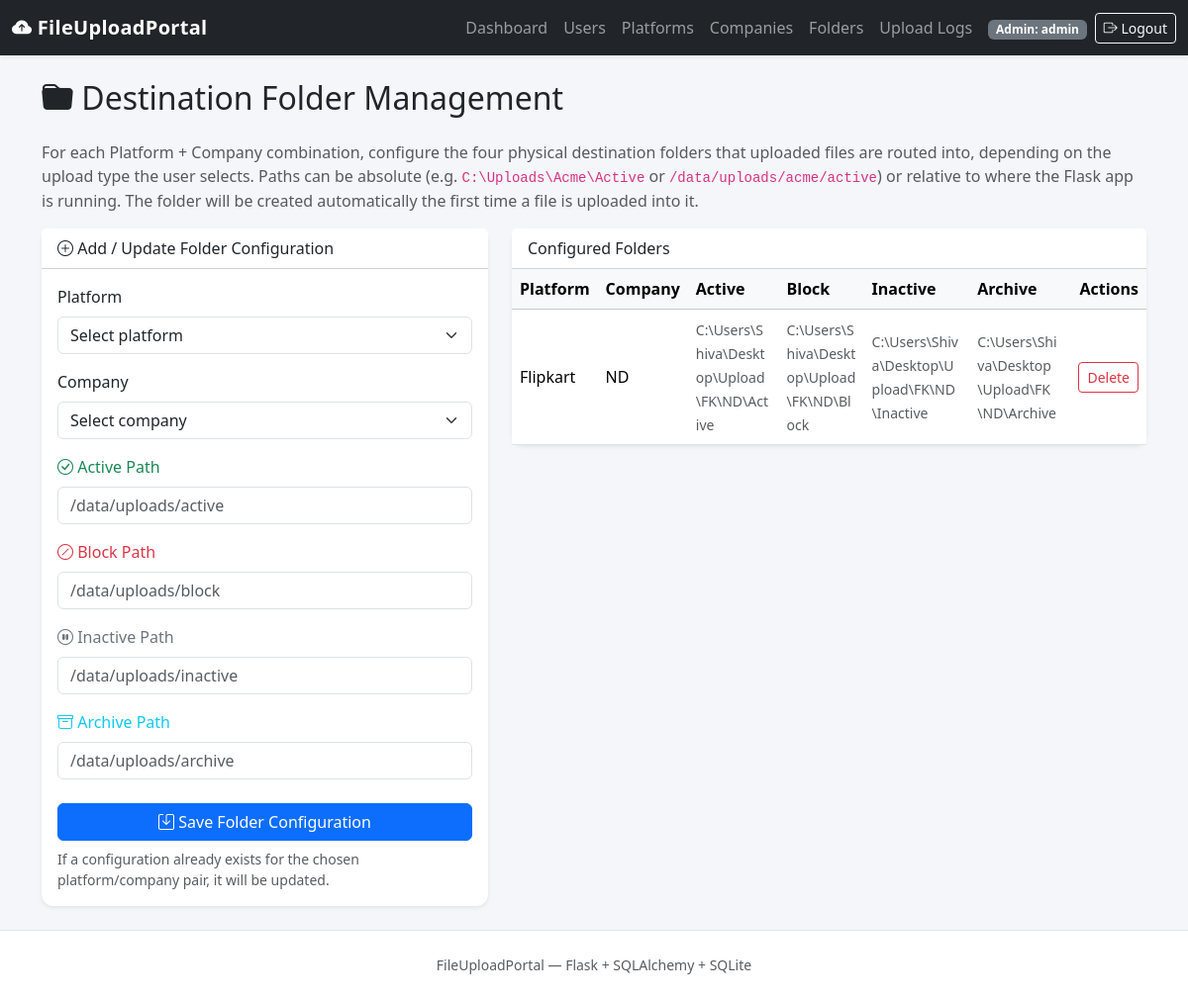
Screenshot of /admin/folders (signed in) with the database file from the repository.
### app/models.py (models this page shows, shortened)
class FolderPath(db.Model):
    __tablename__ = "folder_paths"
    id = db.Column(db.Integer, primary_key=True)
    platform_id = db.Column(db.Integer, db.ForeignKey("platforms.id"), nullable=False)
    company_id = db.Column(db.Integer, db.ForeignKey("companies.id"), nullable=False)
    active_path = db.Column(db.String(500), nullable=False)
    block_path = db.Column(db.String(500), nullable=False)
    inactive_path = db.Column(db.String(500), nullable=False)
    archive_path = db.Column(db.String(500), nullable=False)
    __table_args__ = (
        db.UniqueConstraint("platform_id", "company_id", name="uix_platform_company"),
    )

class Platform(db.Model):
    __tablename__ = "platforms"
    id = db.Column(db.Integer, primary_key=True)
    name = db.Column(db.String(120), unique=True, nullable=False, index=True)
    created_at = db.Column(db.DateTime, default=datetime.utcnow, nullable=False)
    folder_paths = db.relationship(
        "FolderPath", backref="platform", lazy=True, cascade="all, delete-orphan"
    )

class Company(db.Model):
    __tablename__ = "companies"
    id = db.Column(db.Integer, primary_key=True)
    name = db.Column(db.String(120), unique=True, nullable=False, index=True)
    created_at = db.Column(db.DateTime, default=datetime.utcnow, nullable=False)
    folder_paths = db.relationship(
        "FolderPath", backref="company", lazy=True, cascade="all, delete-orphan"
    )

### app/admin/routes.py (the view, shortened to what this page needs)
@admin_bp.route("/folders", methods=["GET", "POST"])
@admin_required
def folders():
    all_folders = FolderPath.query.all()
    all_platforms = Platform.query.order_by(Platform.name).all()
    all_companies = Company.query.order_by(Company.name).all()
    return render_template(
        "admin/folders.html",
        folders=all_folders,
        platforms=all_platforms,
        companies=all_companies,
    )

### app/utils.py (called while the page is built)
def admin_required(view_func):
    @wraps(view_func)
    def wrapped_view(*args, **kwargs):
        if "admin_id" not in session:
            flash("Please log in as an administrator to continue.", "warning")
            return redirect(url_for("auth.admin_login"))
        return view_func(*args, **kwargs)
    return wrapped_view

### app/templates/admin/folders.html (shortened to what this page needs)
{% extends "base.html" %}
{% block content %}
<h2 class="mb-4"><i class="bi bi-folder-fill"></i> Destination Folder Management</h2>
<p class="text-muted">
    For each Platform + Company combination, configure the four physical
    destination folders that uploaded files are routed into, depending on
    the upload type the user selects. Paths can be absolute (e.g.
    <code>C:\Uploads\Acme\Active</code> or <code>/data/uploads/acme/active</code>)
    or relative to where the Flask app is running. The folder will be
    created automatically the first time a file is uploaded into it.
</p>
<div class="row g-4">
    <div class="col-lg-5">
        <div class="card shadow-sm border-0">
            <div class="card-header bg-white">
                <i class="bi bi-plus-circle"></i> Add / Update Folder Configuration
            </div>
            <div class="card-body">
                {% if not platforms or not companies %}
                    <div class="alert alert-warning mb-0">
                        Please create at least one <a href="{{ url_for('admin.platforms') }}">platform</a>
                        and one <a href="{{ url_for('admin.companies') }}">company</a> before configuring folders.
                    </div>
                {% else %}
                <form method="POST" action="{{ url_for('admin.folders') }}">
                    <div class="mb-3">
                        <label class="form-label">Platform</label>
                        <select name="platform_id" class="form-select" required>
                            <option value="" disabled selected>Select platform</option>
                        </select>
                    </div>
                    <div class="mb-3">
                        <label class="form-label">Company</label>
                        <select name="company_id" class="form-select" required>
                            <option value="" disabled selected>Select company</option>
                        </select>
                    </div>
                    <div class="mb-3">
                        <label class="form-label text-success"><i class="bi bi-check-circle"></i> Active Path</label>
                        <input type="text" name="active_path" class="form-control" placeholder="/data/uploads/active" required>
                    </div>
                    <div class="mb-3">
                        <label class="form-label text-danger"><i class="bi bi-slash-circle"></i> Block Path</label>
                        <input type="text" name="block_path" class="form-control" placeholder="/data/uploads/block" required>
                    </div>
                    <div class="mb-3">
                        <label class="form-label text-secondary"><i class="bi bi-pause-circle"></i> Inactive Path</label>
                        <input type="text" name="inactive_path" class="form-control" placeholder="/data/uploads/inactive" required>
                    </div>
                    <div class="mb-4">
                        <label class="form-label text-info"><i class="bi bi-archive"></i> Archive Path</label>
                        <input type="text" name="archive_path" class="form-control" placeholder="/data/uploads/archive" required>
                    </div>
                    <button type="submit" class="btn btn-primary w-100">
                        <i class="bi bi-save"></i> Save Folder Configuration
                    </button>
                    <small class="text-muted d-block mt-2">
                        If a configuration already exists for the chosen platform/company pair, it will be updated.
                    </small>
                </form>
                {% endif %}
            </div>
        </div>
    </div>
    <div class="col-lg-7">
        <div class="card shadow-sm border-0">
            <div class="card-header bg-white">Configured Folders</div>
            <div class="table-responsive">
                <table class="table table-hover align-middle mb-0">
                    <thead class="table-light">
                        <tr>
                            <th>Platform</th>
                            <th>Company</th>
                            <th>Active</th>
                            <th>Block</th>
                            <th>Inactive</th>
                            <th>Archive</th>
                            <th class="text-end">Actions</th>
                        </tr>
                    </thead>
                    <tbody>
                        {% for folder in folders %}
                        <tr>
                            <td>{{ folder.platform.name }}</td>
                            <td>{{ folder.company.name }}</td>
                            <td><small class="text-muted">{{ folder.active_path }}</small></td>
                            <td><small class="text-muted">{{ folder.block_path }}</small></td>
                            <td><small class="text-muted">{{ folder.inactive_path }}</small></td>
                            <td><small class="text-muted">{{ folder.archive_path }}</small></td>
                            <td class="text-end">
                                <a href="{{ url_for('admin.delete_folder', folder_id=folder.id) }}"
                                   class="btn btn-sm btn-outline-danger"
                                   onclick="return confirm('Delete this folder configuration?');">
                                    Delete
                                </a>
                            </td>
                        </tr>
                        {% else %}
                        <tr><td colspan="7" class="text-center text-muted py-4">No folder configurations yet.</td></tr>
                        {% endfor %}
                    </tbody>
                </table>
            </div>
        </div>
    </div>
</div>
{% endblock %}

### app/static/css/style.css (style rules this page uses)
body { background-color: #f4f6f9; }
.card { border-radius: 0.75rem; }
table code, table small { word-break: break-all; }

### rows the page displays
FolderPath: platform.name "Flipkart", company.name "ND", active_path "C:\\Users\\Shiva\\Desktop\\Upload\\FK\\ND\\Active", block_path "C:\\Users\\Shiva\\Desktop\\Upload\\FK\\ND\\Block", inactive_path "C:\\Users\\Shiva\\Desktop\\Upload\\FK\\ND\\Inactive", archive_path "C:\\Users\\Shiva\\Desktop\\Upload\\FK\\ND\\Archive"

### other values shown
{{ session.get('admin_username') }} "admin"
